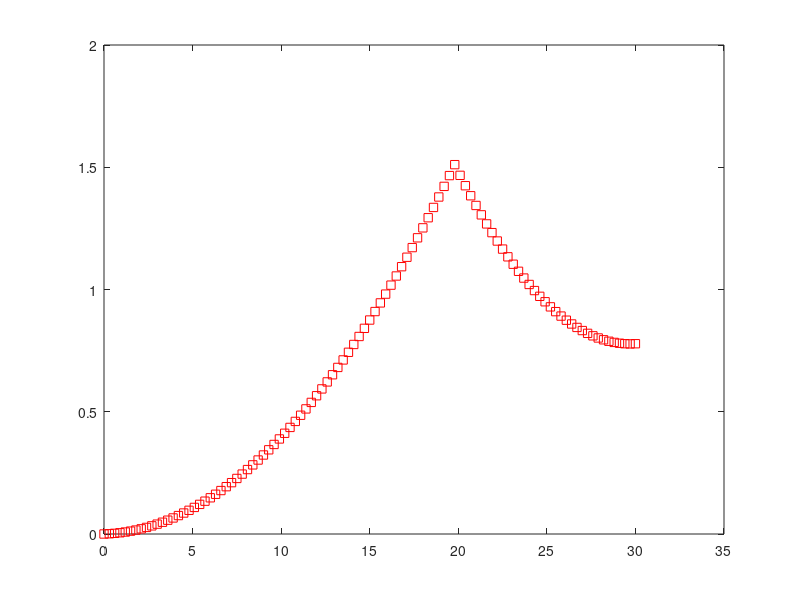

The MATLAB script that drew this image:
%% AE 352 HW 1
%  HW 1 Part B
close all; clear all;
KM_TO_MPS = 1/3.6;
V0 = 810 * KM_TO_MPS;
V1 = 650 * KM_TO_MPS;
V2 = 390 * KM_TO_MPS;
dv0 = (V1-V0)/20;
dv1 = (V2-V1)/10;
a0 = 0;
a1 = pi/40;
a2 = pi/80;
da0 = (a1-a0)/20;
da1 = (a2-a0)/160;
v(1) = V0;
dt = 30/100;
g(1) = 9.8;
t(1) = 0;
omega(1) = 0;
angle(1) = 0;
% R = V\w


for i=1:100
    t(i+1) = t(i)+dt;
    if(i*dt <= 20)
        v(i+1) = v(i) + dt*dv0;
    elseif(i*dt > 20 && i*dt <=30)
        v(i+1) = v(i) + dt*dv1;
    end
    
    if(i*dt <= 20)
        %omega(i+1) = omega(i) + dt *da0;
        %omega(i+1) = omega(i) + (pi/90)*dt;
        omega(i+1) = omega(i) + (pi/420)*dt;
    elseif(i*dt > 20 && i*dt <=30)
        %omega(i+1) = omega(i) - dt *da1;
        omega(i+1) = omega(i) - (pi/210)*dt;
    end
    
    
    if(i*dt <= 20)
        %angle(i+1) = angle(i) + dt * omega(i+1)+0.5*da0*dt*dt;
        %angle(i+1) = angle(i) + omega(i+1)*dt +0.5*(pi/180)*dt*dt;
        angle(i+1) = angle(i) + omega(i+1)*dt +0.5*(pi/420)*dt*dt;
    elseif(i*dt > 20 && i*dt <=30)
        %angle(i+1) = angle(i) - dt * omega(i+1) - 0.5 *da1*dt*dt;
         angle(i+1) = angle(i) - omega(i+1)*dt - 0.5*(pi/210)*dt*dt;
    end
    if(i*dt <= 20)
        %g(i+1) = (1.8 - cos(angle(i+1)))*9.81;
        %g(i+1) = g(i) + (v(i+1)^2)/(v(i+1)/omega(i+1))*dt - g(i) * cos(angle(i+1))*dt;
        g(i+1) = (1.8  -cos(angle(i+1)))*9.81;
    elseif(i*dt > 20 && i*dt <=30)
        %g(i+1) = 9.81*cos(angle(i+1));
        %g(i+1) = abs(((v(i+1))^2)/(v(i+1)/omega(i+1)) - g(i)*cos(angle(i+1)));
        g(i+1) = 9.81*cos(angle(i+1));
    
    end
    %g(i+1) = ((v(i+1))^2)/(v(i+1)/omega(i+1)) - g(i)*cos(angle(i+1));
    
end
plot(t, angle, 'rs');
